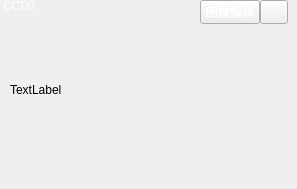
                <widget class="QWidget" name="widget_p15" native="true">
                 <widget class="QLabel" name="label_p15">
                  <property name="geometry">
                   <rect>
                    <x>0</x>
                    <y>0</y>
                    <width>54</width>
                    <height>12</height>
                   </rect>
                  </property>
                  <property name="styleSheet">
                   <string notr="true">color: rgb(255, 255, 255);
background-color: transparent;</string>
                  </property>
                  <property name="text">
                   <string> CCD7</string>
                  </property>
                 </widget>
                 <widget class="QPushButton" name="pushButton_p15_3">
                  <property name="geometry">
                   <rect>
                    <x>260</x>
                    <y>0</y>
                    <width>28</width>
                    <height>24</height>
                   </rect>
                  </property>
                  <property name="sizePolicy">
                   <sizepolicy hsizetype="Fixed" vsizetype="Fixed">
                    <horstretch>0</horstretch>
                    <verstretch>0</verstretch>
                   </sizepolicy>
                  </property>
                  <property name="styleSheet">
                   <string notr="true">color: rgb(255, 255, 255);</string>
                  </property>
                  <property name="text">
                   <string/>
                  </property>
                  <property name="icon">
                   <iconset resource="../resource.qrc">
                    <normaloff>:/run/icon/run.png</normaloff>:/run/icon/run.png</iconset>
                  </property>
                 </widget>
                 <widget class="QPushButton" name="pushButton_p15_1">
                  <property name="geometry">
                   <rect>
                    <x>200</x>
                    <y>0</y>
                    <width>60</width>
                    <height>24</height>
                   </rect>
                  </property>
                  <property name="sizePolicy">
                   <sizepolicy hsizetype="Fixed" vsizetype="Fixed">
                    <horstretch>0</horstretch>
                    <verstretch>0</verstretch>
                   </sizepolicy>
                  </property>
                  <property name="minimumSize">
                   <size>
                    <width>60</width>
                    <height>24</height>
                   </size>
                  </property>
                  <property name="maximumSize">
                   <size>
                    <width>60</width>
                    <height>24</height>
                   </size>
                  </property>
                  <property name="styleSheet">
                   <string notr="true">color: rgb(255, 255, 255);</string>
                  </property>
                  <property name="text">
                   <string>图像编译</string>
                  </property>
                  <property name="autoRepeatDelay">
                   <number>300</number>
                  </property>
                  <property name="autoRepeatInterval">
                   <number>100</number>
                  </property>
                  <property name="autoDefault">
                   <bool>false</bool>
                  </property>
                  <property name="default">
                   <bool>false</bool>
                  </property>
                 </widget>
                 <widget class="QLabel" name="label_p15_central">
                  <property name="geometry">
                   <rect>
                    <x>10</x>
                    <y>0</y>
                    <width>270</width>
                    <height>180</height>
                   </rect>
                  </property>
                  <property name="text">
                   <string>TextLabel</string>
                  </property>
                 </widget>
                 <zorder>label_p15_central</zorder>
                 <zorder>label_p15</zorder>
                 <zorder>pushButton_p15_3</zorder>
                 <zorder>pushButton_p15_1</zorder>
                </widget>
